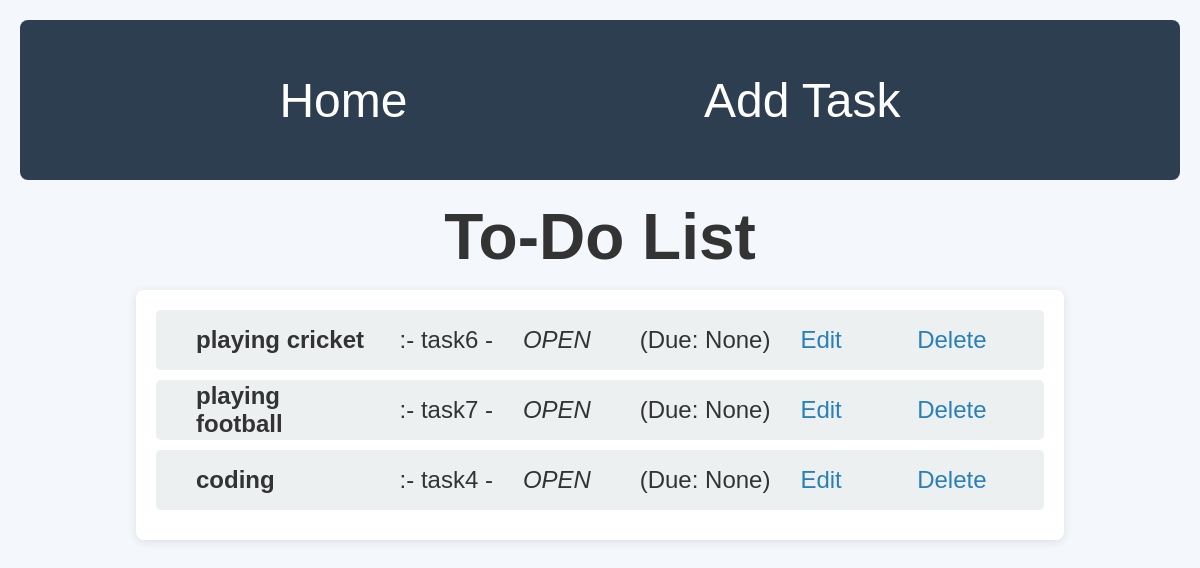
The page / on the database its author committed.
### tasks/models.py (models this page shows, shortened)
class Task(models.Model):
    title = models.CharField(max_length=100)
    description = models.TextField()
    timestamp = models.DateTimeField(auto_now_add=True)
    due_date = models.DateField(null=True, blank=True)
    status = models.CharField(
        max_length=20,
        choices=[
            ('OPEN', 'Open'),
            ('WORKING', 'Working'),
            ('PENDING_REVIEW', 'Pending Review'),
            ('COMPLETED', 'Completed'),
            ('OVERDUE', 'Overdue'),
            ('CANCELLED', 'Cancelled'),
        ],
        default='OPEN',
    )

### tasks/views.py (the view)
# urls.py: path('', views.index, name='index'),         # Homepage
def index(request):
    tasks = Task.objects.all()
    return render(request, 'tasks/index.html', {'tasks': tasks})

### tasks/templates/tasks/index.html
{% extends 'tasks/base.html' %}
{% block content %}
<ul>
    {% for task in tasks %}
        <li>
            <strong>{{ task.title }}</strong>:- {{ task.description }}
            - <em>{{ task.status }}</em> (Due: {{ task.due_date }})
            <a href="{% url 'update_task' task.id %}">Edit</a>
            <a href="{% url 'delete_task' task.id %}">Delete</a>
        </li>
    {% empty %}
        <p>No tasks found.</p>
    {% endfor %}
</ul>
{% endblock %}

### tasks/static/tasks/styles.css (style rules this page uses)
* { margin: 0; padding: 0; box-sizing: border-box; }
body { font-family: 'Arial', sans-serif; background-color: #f4f7fc; color: #333; padding: 20px; }
ul { list-style-type: none; padding: 0; }
ul li { background-color: #ecf0f1; margin-bottom: 10px; padding: 10px; border-radius: 5px; display: flex; align-items: center; height: 60px; justify-content: space-evenly; font-size: 1.5rem; }
ul li strong { width:20%; }
ul li em { width:10%; }
ul li a { width: 10%; }
a { text-decoration: none; color: #2980b9; font-size: 1.5rem; }

### rows shown on the page
Task: title "playing cricket", description "task6", status "OPEN", due_date "None"
Task: title "playing football", description "task7", status "OPEN", due_date "None"
Task: title "coding", description "task4", status "OPEN", due_date "None"
